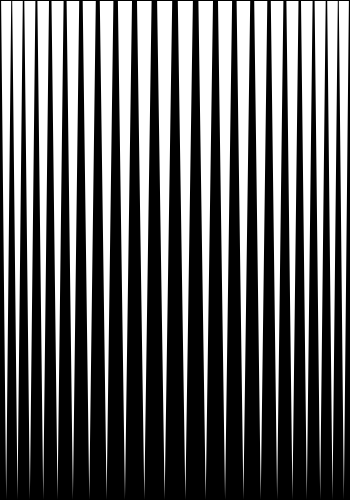
Frame 1 (no input)
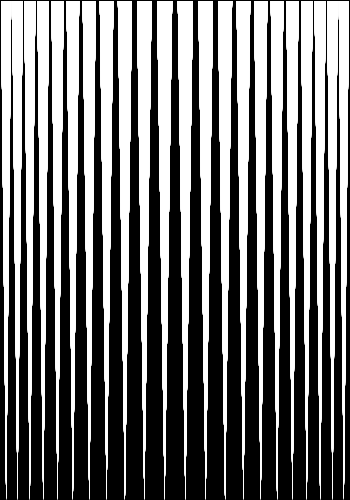
Frame 60 (the mouse pressed at the canvas centre just before this capture)
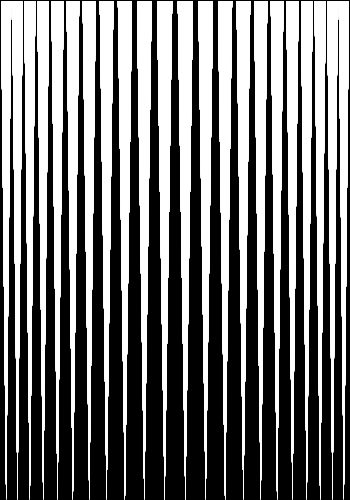
Frame 120 (the mouse held since frame 60 and released just before this capture)

The Processing sketch that drew these frames (run headless with seeded random() and noise(); from frame 60 on, the mouse is pressed at the canvas centre):

// Processing sketch: processing_10683
// ── processing_10683.pde

void setup (){
   size(350,500);
 background(0);
 smooth();
}

void draw () {
  noStroke();
  fill(255);
   translate(-9,0);
   
  for(float i=1; i<width;i=i+1){
     
      float v = 9.6;
      
      int y1 =1;
      int y2 =height;
      
     
      if ( i<12){
          v=v+i/2;
      
      float x1 =v*i;
      float x3 =x1+v ;
      float x2 =x3-(v/2);
      
      triangle(x1,y1,x2,y2,x3,y1);
      triangle(width+18-x1,y1,width+18-x2,y2,width+18-x3,y1);
     }
    }
}
